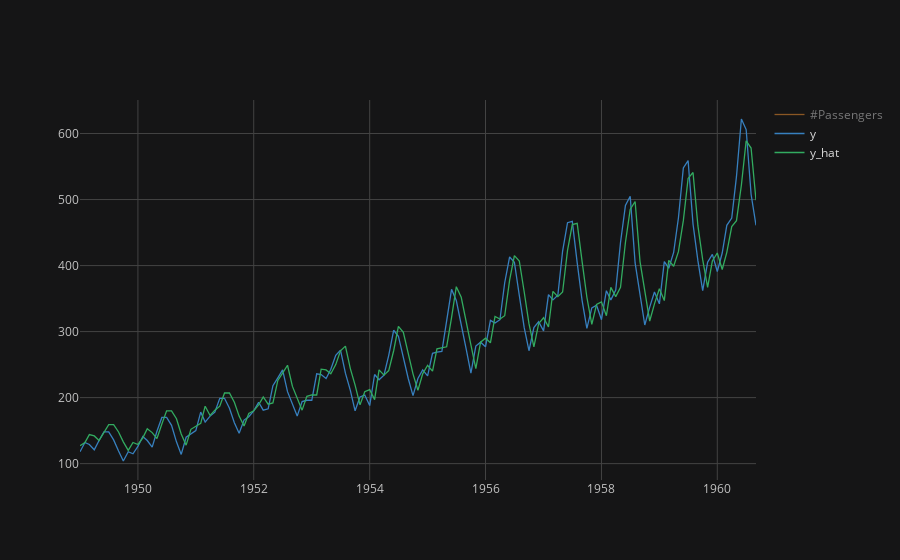

Source (notebook cell):
### Code cell
df.set_index("Month").iplot()

### Figure 1 — Plotly figure (JSON) as saved in the notebook; plotly's stock layout.template omitted (floating-point values rounded to 4 significant figures; data arrays with more than 128 entries replaced by an {"elided": "..."} marker saying what was removed)
{"data": [{"line": {"color": "rgba(255, 153, 51, 1.0)", "dash": "solid", "shape": "linear", "width": 1.3}, "mode": "lines", "name": "#Passengers", "text": "", "type": "scatter", "visible": "legendonly", "x": {"elided": "141 str values"}, "y": {"elided": "141 int values"}}, {"line": {"color": "rgba(55, 128, 191, 1.0)", "dash": "solid", "shape": "linear", "width": 1.3}, "mode": "lines", "name": "y", "text": "", "type": "scatter", "x": {"elided": "141 str values"}, "y": {"elided": "141 int values"}}, {"line": {"color": "rgba(50, 171, 96, 1.0)", "dash": "solid", "shape": "linear", "width": 1.3}, "mode": "lines", "name": "y_hat", "text": "", "type": "scatter", "x": {"elided": "141 str values"}, "y": {"elided": "141 int values"}}], "layout": {"autosize": true, "legend": {"bgcolor": "#151516", "font": {"color": "#D9D9D9"}}, "paper_bgcolor": "#151516", "plot_bgcolor": "#151516", "title": {"font": {"color": "#D9D9D9"}}, "xaxis": {"autorange": true, "gridcolor": "#434343", "range": ["1949-01-01", "1960-09-01"], "showgrid": true, "showspikes": false, "tickfont": {"color": "#C2C2C2"}, "title": {"font": {"color": "#D9D9D9"}, "text": ""}, "type": "date", "zerolinecolor": "#666570"}, "yaxis": {"autorange": true, "gridcolor": "#434343", "range": [75.22, 650.8], "showgrid": true, "showspikes": false, "tickfont": {"color": "#C2C2C2"}, "title": {"font": {"color": "#D9D9D9"}, "text": ""}, "type": "linear", "zerolinecolor": "#666570"}}}
